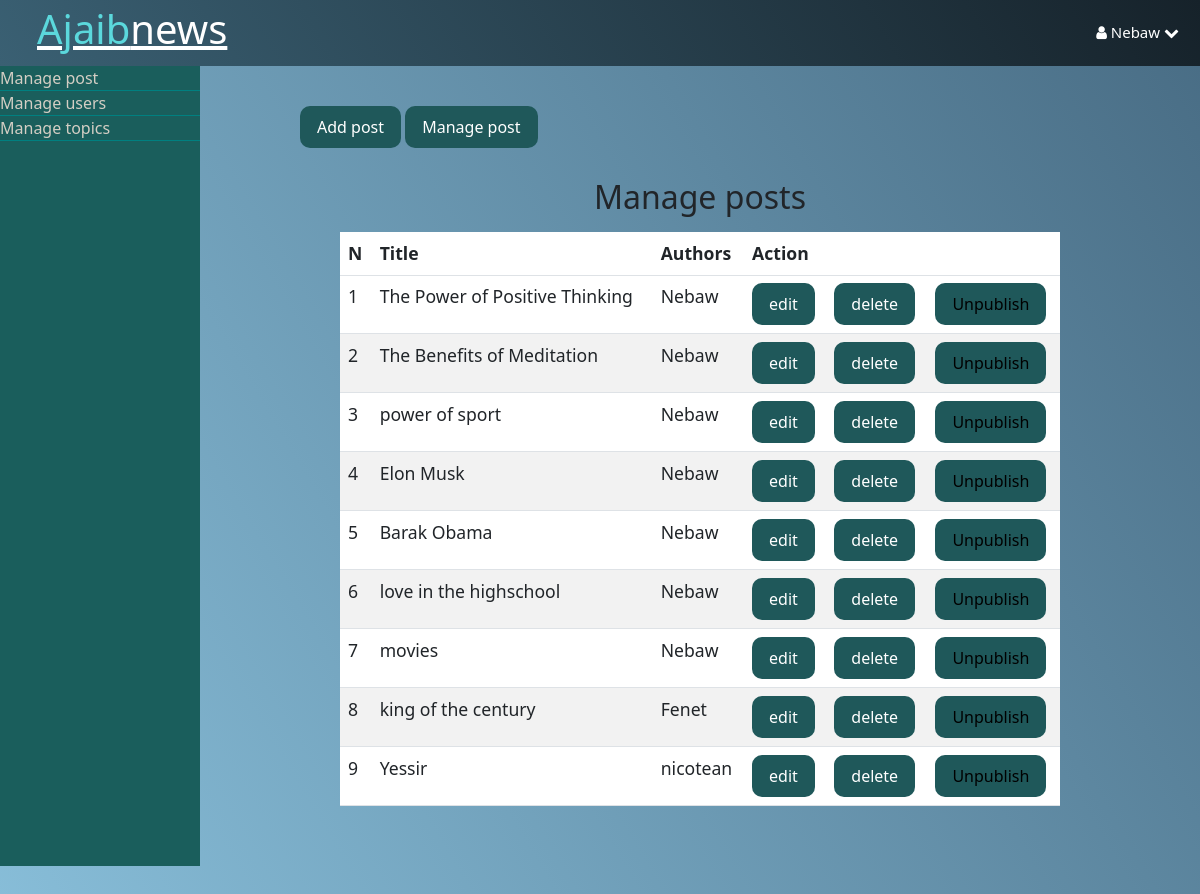
The page /admin/post/index2.php (signed in) on the database its author committed.
### tables this page shows
CREATE TABLE `post` (
  `id` int(11) NOT NULL,
  `topic_id` int(11) DEFAULT NULL,
  `user_id` int(11) NOT NULL,
  `title` varchar(255) NOT NULL,
  `image` varchar(255) NOT NULL,
  `body` text NOT NULL,
  `published` tinyint(4) NOT NULL,
  `created_at` date NOT NULL DEFAULT current_timestamp()
);

CREATE TABLE `user` (
  `id` int(11) NOT NULL,
  `admin` tinyint(4) NOT NULL,
  `username` varchar(255) NOT NULL,
  `email` varchar(255) NOT NULL,
  `password` varchar(255) NOT NULL,
  `created_at` timestamp NOT NULL DEFAULT current_timestamp()
);

### app/database/db2.php (called while the page is built, shortened)
<?php
require('connect.php');
function executeQuery2($sql, $data){
    global $conn;
    $stmt =$conn->prepare($sql);
    $values = array_values($data);
    $types = str_repeat('s', count($values));
    $stmt->bind_param($types, ...$values);
    $stmt->execute();
    return $stmt;
}
function getPublishedPost2() {
    $values = [0, 1];
    $sql = "SELECT p.*, u.username FROM post AS p JOIN user AS u ON p.user_id = u.id WHERE p.published IN (?, ?)";
    $stmt = executeQuery2($sql, $values);
    $records = $stmt->get_result()->fetch_all(MYSQLI_ASSOC);
    return $records;
}
?>

### admin/post/index2.php (the view, shortened to what this page needs)
<?php
 $posts = getPublishedPost2();
?>
<!DOCTYPE html>
<html lang="en">
<head>
    <link rel="stylesheet" href="../../asset/css/style.css">
<link rel="stylesheet" href="../../asset/css/admin.css">
<link href="https://cdn.jsdelivr.net/npm/bootstrap@5.3.0-alpha3/dist/css/bootstrap.min.css" rel="stylesheet">
    <link rel="stylesheet" href="https://cdnjs.cloudflare.com/ajax/libs/font-awesome/4.7.0/css/font-awesome.min.css">
</head>
<body>
<?php include("../../app/include/adminHeader.php"); ?>
<div class="admin-wrapper">
<?php include("../../app/include/adminSideBar.php"); ?>
<div class="admin-content">
<div class="button-group">
    <a href="create.php" class="btn btn-primary">Add post</a>
    <a href="index2.php" class="btn btn-primary">Manage post</a>
</div>
<div class="content">
    <h2 class="page-title">Manage posts</h2>
<table class="table table-striped">
    <thead>
        <th>N</th>
        <th>Title</th>
        <th>Authors</th>
        <th colspan="3">Action</th>
    </thead>
<tbody>
    <tr>
<?php foreach($posts as $key => $post): ?>
<tr>
    <td><?php echo $key +1; ?></td>
    <td><?php echo $post['title']; ?></td>
    <td> <?php echo  $post['username'] ?> </td>
    <td><a href="edit.php?id=<?php echo $post['id']; ?>" class="btn btn-success">edit</a></td>
    <td><a href="index2.php?del_id=<?php echo $post['id']; ?>" class="btn btn-danger">delete</a></td>
<?php if($post['published']): ?>
 <td> <a href="edit.php?published=0&p_id=<?php echo $post['id'] ?>" class="btn btn-warning">Unpublish</a></td>
<?php else:?>
    <td><a href="edit.php?published=1&p_id=<?php echo $post['id'] ?>" class="btn btn-success">Publish</a></td>
<?php endif; ?>
</tr>
<?php endforeach;?>
</tbody>
</table>
</div>
</div>
</div>
</body>
</html>

### asset/css/style.css (style rules this page uses)
* { box-sizing: border-box; }
body { padding: 0px; margin: 0px; background: #16222A; background: -webkit-linear-gradient(59deg, #89bfda, #a6d2f0); background: linear-gradient(59deg, #88bed9, #486c84); }
.btn { padding: .5rem 1rem; border: 1px solid transparent; box-shadow: .25rem ; background: #1f585a; border-radius: 10px; }
.content { width: 90%; margin: 30px auto 30px; }

### asset/css/admin.css (style rules this page uses)
body { height: 100%; }
.admin-wrapper { display: flex; height:calc(100% - 66px); }
.admin-wrapper .admin-content { flex: 8; height: 100%; padding:40px 100px 100px ; overflow-y: scroll; }
.admin-content .page-title { text-align: center; margin-bottom: 1rem; }
table { width: 100%; border-collapse: collapse; font-size: 1.1rem; }
th, td { padding: 13px; text-align: left; border-bottom: 1px solid wheat; }

### rows shown on the page
post: title "The Power of Positive Thinking", user.username "Nebaw"
post: title "The Benefits of Meditation", user.username "Nebaw"
post: title "power of sport", user.username "Nebaw"
post: title "Elon Musk", user.username "Nebaw"
post: title "Barak Obama", user.username "Nebaw"
post: title "love in the highschool", user.username "Nebaw"
post: title "movies", user.username "Nebaw"
post: title "king of the century", user.username "Fenet"
post: title "Yessir", user.username "nicotean"

### other values the page prints
$_SESSION['username'] "Nebaw"
